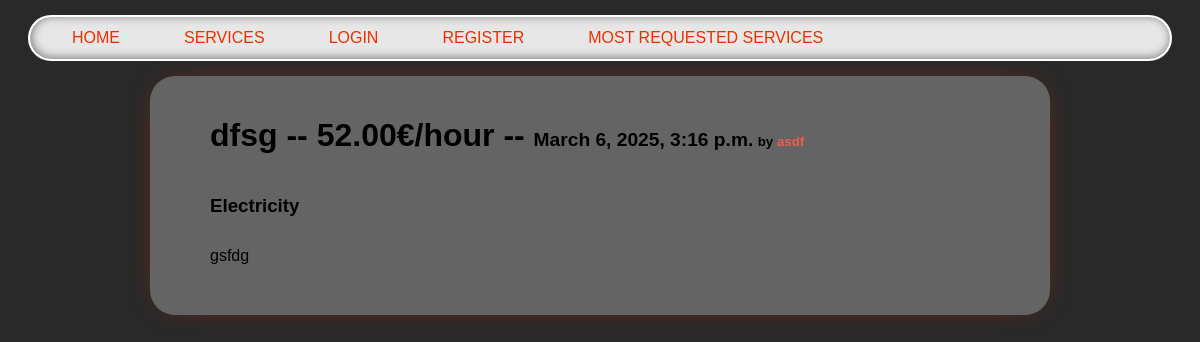
Screenshot of /services/2 with the database file from the repository.
### services/models.py (models this page shows, shortened)
class Service(models.Model):
    company = models.ForeignKey(Company, on_delete=models.CASCADE)
    name = models.CharField(max_length=40)
    description = models.TextField()
    price_hour = models.DecimalField(decimal_places=2, max_digits=100)
    choices = (
        ('Air Conditioner', 'Air Conditioner'),
        ('Carpentry', 'Carpentry'),
        ('Electricity', 'Electricity'),
        ('Gardening', 'Gardening'),
        ('Home Machines', 'Home Machines'),
        ('House Keeping', 'House Keeping'),
        ('Interior Design', 'Interior Design'),
        ('Locks', 'Locks'),
        ('Painting', 'Painting'),
        ('Plumbing', 'Plumbing'),
        ('Water Heaters', 'Water Heaters'),
    )
    field = models.CharField(max_length=30, blank=False,
                             null=False, choices=choices)
    date = models.DateTimeField(auto_now=True, null=False)

### users/models.py (models this page shows, shortened)
class Company(models.Model):
    user = models.OneToOneField(User, on_delete=models.CASCADE, primary_key=True)
    field = models.CharField(
        max_length=70,
        choices=(
            ("Air Conditioner", "Air Conditioner"),
            ("All in One", "All in One"),
            ("Carpentry", "Carpentry"),
            ("Electricity", "Electricity"),
            ("Gardening", "Gardening"),
            ("Home Machines", "Home Machines"),
            ("House Keeping", "House Keeping"),
            ("Interior Design", "Interior Design"),
            ("Locks", "Locks"),
            ("Painting", "Painting"),
            ("Plumbing", "Plumbing"),
            ("Water Heaters", "Water Heaters"),
        ),
        blank=False,
        null=False,
    )
    rating = models.IntegerField(validators=[MaxValueValidator(5), MinValueValidator(0)], default=0)

class User(AbstractUser):
    is_customer = models.BooleanField(default=False)
    is_company = models.BooleanField(default=False)
    email = models.EmailField(unique=True)
    USERNAME_FIELD = 'email'
    REQUIRED_FIELDS = ['username']

### services/views.py (the view)
# urls.py: path('<int:id>', views.single_service, name='single_service'),
def single_service(request, id):
    service = Service.objects.get(id=id)  # get the service by ID
    return render(request, "services/single_service.html", {"service": service})

### services/templates/services/single_service.html (shortened to what this page needs)
{% extends 'main/base.html' %}
{% block content %}
    <div class='service_info_header'>
        <h1>{{service.name}} -- {{service.price_hour}}€/hour -- <span class="service-date">{{service.date}}</span></h1>
        <h5>by <a href="/company/{{service.company.user.username}}">{{service.company.user.username}}</a></h5>
    </div>
    <h3>{{service.field}}</h3>
    <p style="text-align: left;">{{service.description}}</p>
{% endblock %}

### main/static/main/style.css (style rules this page uses)
body { background: #292929; font-family: 'Lexend Exa', sans-serif; padding: 0; margin: 0; }
a { color: #ee5e4b; text-decoration: none; }
.content p { text-align: center; margin: 30px 0px; white-space: pre-line; }
.service_info_header { display: block ruby; }
.service_info_header h5 { float: right; }
.service-date { font-size: 0.6em; }

### rows the page displays
Service: name "dfsg", price_hour "52.00", date "March 6, 2025, 3:16 p.m.", company.user.username "asdf", field "Electricity", description "gsfdg"
